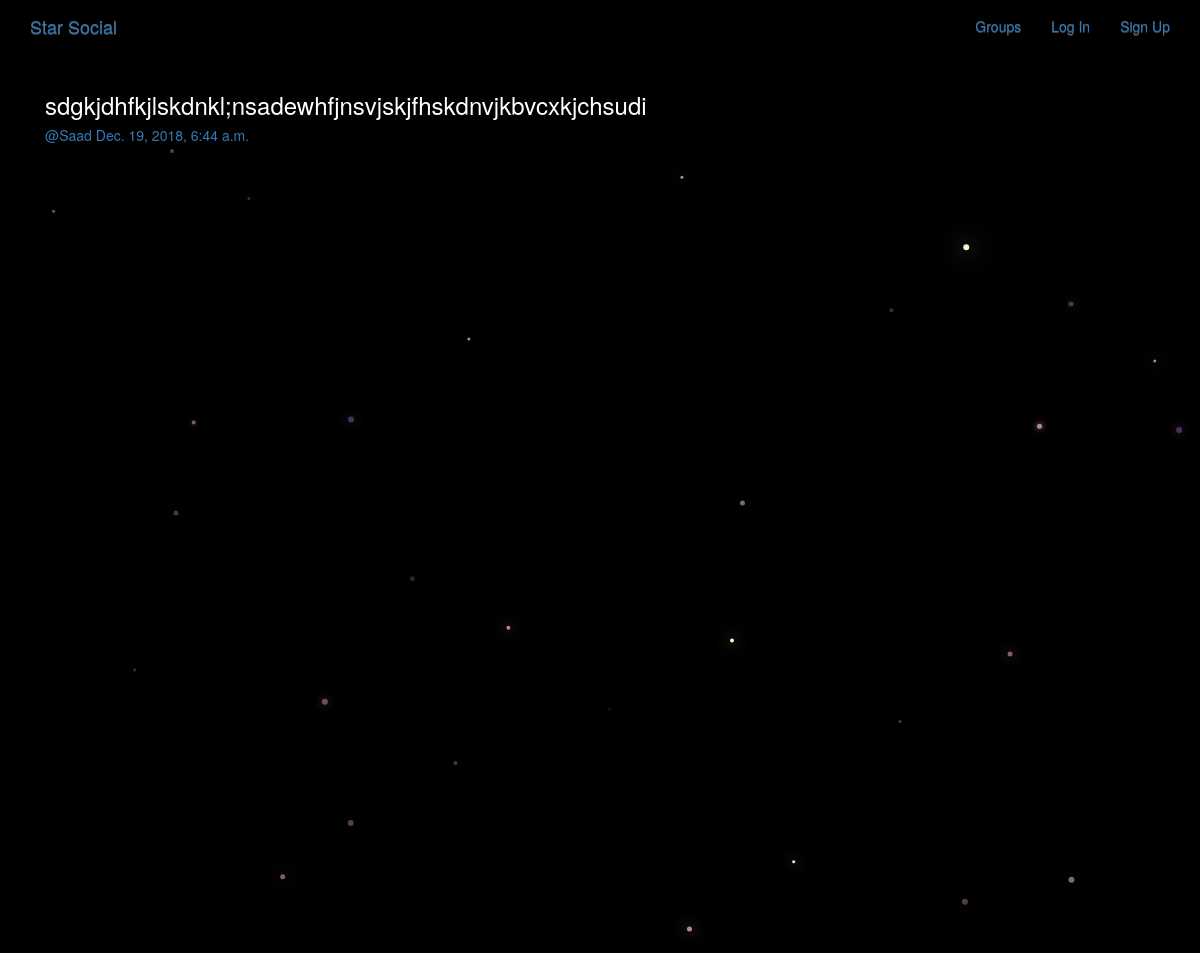
Screenshot of /posts/by/Saad/3/ with the database file from the repository.
### posts/models.py (models this page shows, shortened)
class Post(models.Model):
    user = models.ForeignKey(User,related_name='posts',on_delete=models.CASCADE)
    created_at = models.DateTimeField(auto_now=True)
    message = models.TextField()
    message_html = models.TextField(editable=False)
    group = models.ForeignKey(Group,related_name='posts',null=True,blank=True,on_delete=models.CASCADE)
    class Meta:
        ordering = ['-created_at']
        unique_together = ['user','message']

### posts/views.py (the view)
# urls.py: path("by/<username>/<int:pk>/",views.PostDetail.as_view(),name="single"),
class PostDetail(SelectRelatedMixin,generic.DetailView):
    model = models.Post
    select_related = ('user','group')
    def get_queryset(self):
        queryset = super().get_queryset()
        return queryset.filter(user__username__iexact=self.kwargs.get('username'))

### posts/templates/posts/post_detail.html
{% extends "posts/post_base.html" %}
{% block post_content %}
<div class="col-md-8">
  {% include "posts/_post.html" %}
</div>
{% endblock %}

### posts/templates/posts/_post.html (shortened to what this page needs)
<div class="post media">
  <h3>{{post.message_html|safe}}</h3>
  <div class="media-body">
    <h5 class="media-heading">
    <span class="username">
      <a href="{% url 'posts:for_user' username=post.user.username %}">@{{post.user.username}}</a>
    </span>
    <time class="time">
      <a href="{% url 'posts:single' username=post.user.username pk=post.pk %}">
        {{post.created_at}}
      </a>
    </time>
    </h5>
  </div>
</div>

### static/simplesocial/css/master.css (style rules this page uses)
body { margin: 0; overflow: hidden; background-color: black; color:white; }

### rows the page displays
Post: message_html "sdgkjdhfkjlskdnkl;nsadewhfjnsvjskjfhskdnvjkbvcxkjchsudi", user.username "Saad", created_at "Dec. 19, 2018, 6:44 a.m."
